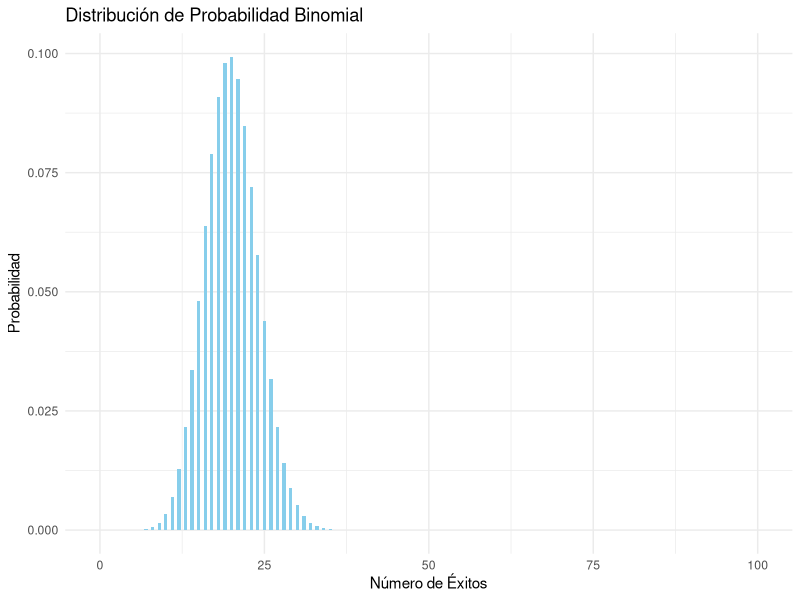
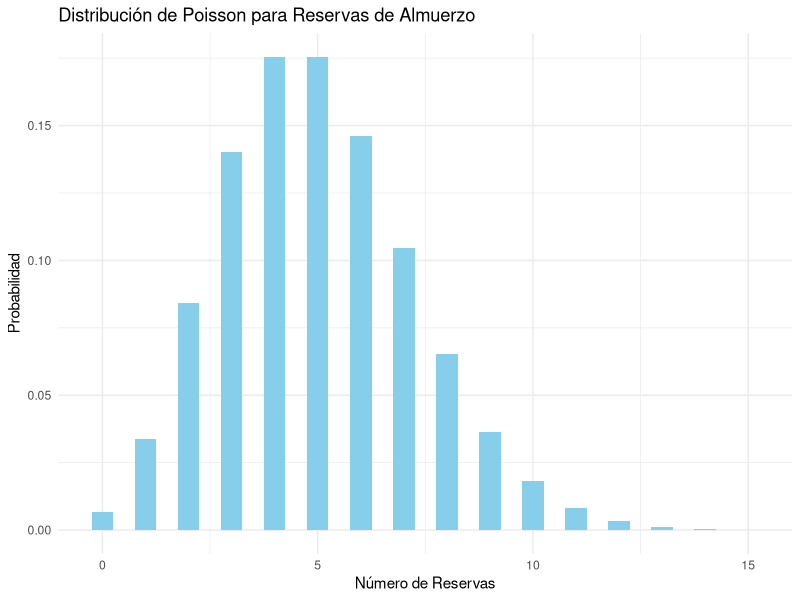

Recreate these plots in R, in order.
# Ejercicio 1 Binomial

# Cargar la librería necesaria para calcular distribuciones binomiales
library(stats)
library(ggplot2)

# Definir los parámetros de la distribución binomial
num_ensayos <- 100     # Número total de productos fabricados
prob_exito <- 0.2      # Probabilidad de éxito en la venta (porcentaje de éxito)

# Calcular la probabilidad de al menos 5 éxitos
prob_al_menos_5_exitos <- 1 - pbinom(4, num_ensayos, prob_exito)

# Imprimir el resultado
print(prob_al_menos_5_exitos)

# Generar un vector de números de éxitos (desde 0 hasta num_ensayos)
num_exitos <- 0:num_ensayos

# Calcular las probabilidades para cada número de éxitos utilizando la distribución binomial
probabilidades <- dbinom(num_exitos, num_ensayos, prob_exito)

# Crear un gráfico de la distribución binomial
ggplot(data.frame(num_exitos, probabilidades), aes(num_exitos, probabilidades)) +
  geom_bar(stat = "identity", fill = "skyblue", width = 0.5) +
  labs(title = "Distribución de Probabilidad Binomial",
       x = "Número de Éxitos",
       y = "Probabilidad") +
  theme_minimal()

# Ejercicio 2 Binomial

# Cargar la librería necesaria para calcular distribuciones binomiales
library(stats)

# Definir los parámetros de la distribución binomial
num_ensayos <- 50      # Número total de productos defectuosos enviados para reparación
prob_exito <- 0.7      # Probabilidad de éxito en la reparación (porcentaje de éxito)

# Calcular la probabilidad de exactamente 10 éxitos
prob_exactamente_10_exitos <- dbinom(10, num_ensayos, prob_exito)

# Imprimir el resultado
print(prob_exactamente_10_exitos)


# Ejercicio 3 Poisson
# Cargar la librería necesaria para generar gráficos
library(ggplot2)

# Promedio de reservas durante el almuerzo
promedio_reservas <- 5

# Número de reservas para el que queremos calcular la probabilidad
numero_reservas <- 4

# Calcular la probabilidad utilizando la distribución de Poisson
probabilidad <- dpois(numero_reservas, lambda = promedio_reservas)

# Imprimir la probabilidad
cat("La probabilidad de recibir", numero_reservas, "reservas durante el almuerzo es:", probabilidad, "\n")

# Generar un gráfico de la distribución de Poisson
x <- 0:15  # Número de reservas
probabilidades <- dpois(x, lambda = promedio_reservas)

# Crear un gráfico de barras
ggplot(data.frame(x, probabilidades), aes(x, probabilidades)) +
  geom_bar(stat = "identity", fill = "skyblue", width = 0.5) +
  labs(title = "Distribución de Poisson para Reservas de Almuerzo",
       x = "Número de Reservas",
       y = "Probabilidad") +
  theme_minimal()

